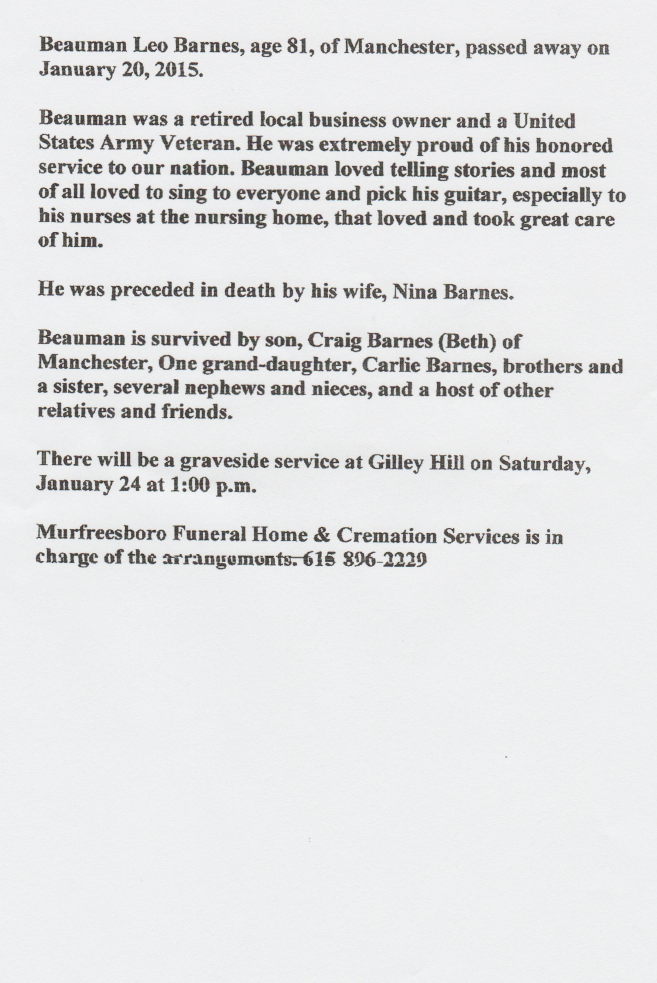
#> input picture example-repo/books/english/2.jpg, 1971 x 2949 px (shown at 1/3 size)
$ python -i __init__.py   (imports and definitions only)   (older library calls are emulated)
#> lines starting #> are read from the running program, lines starting #| are printed output that depends on the picture; after the words box and inside, x2 and y2 are one past the last pixel; in counts of white or black regions, pixels touching at a corner belong together
### docimage/preprocessing.py
# -*- coding: utf-8 -*-
"""
pre-processing and pattern matching.
This python module can perform the following functions:
1. Binarization - method binary_img(img) performs this function
2. Skew correction - method skew_correction(img) performs this function
Need to introduce machine learning of some sort to make the skew correction
method run faster :(
Or... A simple fix would be to resize the image first, and then apply the skew
correction method! That'll probably take lesser time...
Resizing is yielding better results.
"""

import cv2
import numpy as np
from scipy.stats import mode

kernel = np.ones((5,5),np.uint8)
clahe = cv2.createCLAHE(clipLimit=2.0, tileGridSize=(8,8))

"""
Method to binarize an image
Input: Grayscale image
Output: Binary image
The nature of the output is such that the text(foreground) has a colour
value of (255,255,255), and the background has a value of (0,0,0).
"""
def binary_img(img):

    #img_erode = cv2.dilate(img,kernel,iterations = 2)
    blur=cv2.medianBlur(img,5)

    #mask1 = np.ones(img.shape[:2],np.uint8)
    """Applying histogram equalization"""
    cl1 = clahe.apply(blur)

    circles_mask = cv2.dilate(cl1,kernel,iterations = 1)
    circles_mask = (255-circles_mask)

    thresh = 1
    circles_mask = cv2.threshold(circles_mask, thresh, 255, cv2.THRESH_BINARY)[1]

    edges = cv2.Canny(cl1,100,200)

    edges = cv2.bitwise_and(edges,edges,mask=circles_mask)

    dilation = cv2.dilate(edges,kernel,iterations = 1)

    display = cv2.bitwise_and(img,img,mask=dilation)

    cl2 = clahe.apply(display)
    cl2 = clahe.apply(cl2)

    ret,th = cv2.threshold(cl2,0,255,cv2.THRESH_BINARY+cv2.THRESH_OTSU)
    th = 255 - th

    thg = cv2.adaptiveThreshold(display,255,cv2.ADAPTIVE_THRESH_GAUSSIAN_C,\
            cv2.THRESH_BINARY,11,2)

    #final = cv2.bitwise_and(dilation,dilation,mask=th)

    finalg = cv2.bitwise_and(dilation,dilation,mask=thg)

    finalg = 255 - finalg

    abso = cv2.bitwise_and(dilation,dilation,mask=finalg)

    return abso

"""
Method to resize the image. This is going to help in reducing the number
of computations, as the size of data will reduce.
"""

# [8 lines left out: function resize, not called in this run]

"""
Method to correct the skew of an image
Input: Binary image
Output: Skew corrected binary image
The nature of the output is such that the binary image is rotated appropriately
to remove any angular skew.
Find out the right place to insert the resizing method call.
Try to find one bounding rectangle around all the contours
"""

# [137 lines left out: function skew_correction, not called in this run]

def preprocess(img):
    return skew_correction(img)

cv2.waitKey(0)
cv2.destroyAllWindows()

### docimage/__init__.py
import cv2
import json
import logging
import numpy as np
import sys
from pprint import pprint

import os
from PIL import Image

import preprocessing
from backend import data_containers

# [4 lines not run here, left out]


class DisjointRectangles:
    def __init__(self, segments = []):
        self.img_targets = []
        self.merge(segments)

    # [21 lines left out: functions overlap, insert, not called in this run]

    def merge(self, segments):
        merged = [r for r in segments if self.insert(r)]
        return merged

    def get(self, i):
        return self.img_targets[i] if i >= 0 and i < len(self.img_targets) else None

    # [4 lines left out: function remove, not called in this run]


class DocImage:
    def __init__(self, imgfile = None, workingImgFile = None):
        self.fname = ""
        self.working_img_rgb = None
        self.working_img_gray = None
        self.img_rgb = None
        self.img_gray = None
        self.w = 0
        self.h = 0
        self.ww = 0
        self.wh = 0

        if imgfile:
            #print "DocImage: loading ", imgfile
            self.update_image_file(imgfile)
        if workingImgFile:
            #print "DocImage: loading ", origImgFile
            self.update_working_file(workingImgFile)

    def update_image_file(self, imgfile):
        self.fname = imgfile
        self.img_rgb = cv2.imread(self.fname)
        self.init()

    def update_working_file(self, workingImgFile):
        self.fname = workingImgFile
        self.working_img_rgb = cv2.imread(self.fname)
        if (self.working_img_rgb is None) :
            temp_img = cv2.cvtColor(self.img_rgb, cv2.COLOR_RGB2BGR)
            pil_im = Image.fromarray(temp_img)
            self.working_img_rgb = DocImage.resize(pil_im, (1920, 1080), False)
            self.working_img_rgb = cv2.cvtColor(np.array(pil_im), cv2.COLOR_RGB2BGR)

            cv2.imwrite(workingImgFile, self.working_img_rgb)
        self.working_img_gray = cv2.cvtColor(self.working_img_rgb, cv2.COLOR_BGR2GRAY)
        self.ww, self.wh = self.working_img_gray.shape[::-1]
        logging.info("W width = " + str(self.ww) + ", W ht = " + str(self.wh))

    def init(self):
        self.img_gray = cv2.cvtColor(self.img_rgb, cv2.COLOR_BGR2GRAY)
        self.img_bin = preprocessing.binary_img(self.img_gray)
        self.w, self.h = self.img_gray.shape[::-1]
        logging.info("width = " + str(self.w) + ", ht = " + str(self.h))

    def from_image(self, img_cv):
        self.img_rgb = img_cv
        self.init()

    # [9 lines left out: function from_path, not called in this run]

    @staticmethod
    def resize( img, box, fit):
        '''Downsample the image.
        @param img: Image -  an Image-object
        @param box: tuple(x, y) - the bounding box of the result image
        @param fix: boolean - crop the image to fill the box
        @param out: file-like-object - save the image into the output stream
        '''
        #preresize image with factor 2, 4, 8 and fast algorithm
        factor = 1
        while img.size[0]/factor > 2*box[0] and img.size[1]*2/factor > 2*box[1]:
            factor *=2

        if factor > 1:
            img.thumbnail((img.size[0]/factor, img.size[1]/factor), Image.NEAREST)

        #calculate the cropping box and get the cropped part
        if fit:
            x1 = y1 = 0
            x2, y2 = img.size
            wRatio = 1.0 * x2/box[0]
            hRatio = 1.0 * y2/box[1]
            if hRatio > wRatio:
                y1 = int(y2/2-box[1]*wRatio/2)
                y2 = int(y2/2+box[1]*wRatio/2)
            else:
                x1 = int(x2/2-box[0]*hRatio/2)
                x2 = int(x2/2+box[0]*hRatio/2)
            img = img.crop((x1,y1,x2,y2))

        #Resize the image with best quality algorithm ANTI-ALIAS
        img.thumbnail(box, Image.ANTIALIAS)
        return img

        #save it into a file-like object
    #    img.save(out, "JPEG", quality=100)
    #resize

    def save(self, dstfile):
        cv2.imwrite(dstfile, self.img_rgb)

    # [34 lines left out: functions find_matches, snippet, find_recurrence, not called in this run]

    def self_to_image(self):
        return self.img_rgb


    def find_text_regions(self, show_int=0, pause_int=0):

        if self.working_img_gray is None:
            img = self.img_gray
            totalArea = self.w * self.h
        else:
            img = self.working_img_gray
            totalArea = self.ww * self.wh

        kernel1 = np.ones((2,2),np.uint8)

        def show_img(name, fname):
            if int(show_int) != 0:
                screen_res = 1280.0, 720.0
                scale_width = screen_res[0] / fname.shape[1]
                scale_height = screen_res[1] / fname.shape[0]
                scale = min(scale_width, scale_height)
                window_width = int(fname.shape[1] * scale)
                window_height = int(fname.shape[0] * scale)

                cv2.namedWindow(name, cv2.WINDOW_NORMAL)
                cv2.resizeWindow(name, window_width, window_height)

                cv2.imshow(name, fname)
            if int(pause_int) != 0:
                cv2.waitKey(0)

        show_img('Output0',img)

        ret,th1 = cv2.threshold(img,127,255,cv2.THRESH_BINARY)
        show_img('Global Thresholding (v = 127)', th1)

        crop_img = th1[5:th1.shape[0]-10, 5:th1.shape[1]-10]
        show_img('CroppedOutput',crop_img)

        img= cv2.copyMakeBorder(crop_img,5,5,5,5,cv2.BORDER_CONSTANT,value=(0,0,0))
        show_img('BorderedOutput',img)

        boxes_temp = np.zeros(img.shape[:2],np.uint8)
        logging.info("boxes generated")

        binary = 255-img;

        dilation = cv2.dilate(binary,kernel1,iterations = 1)
        show_img('Dilation', dilation)

        dilation = cv2.dilate(dilation,kernel1,iterations = 1)
        show_img('Dilation2', dilation)

        if self.working_img_gray is None:
            factorX = float(1.0)
            factorY = float(1.0)
        else:
            factorX = float(self.w) / float(self.ww)
            factorY = float(self.h) / float(self.wh)
#        logging.info("factorx:"+str(factorX)+"factory:"+str(factorY))

# Bounds are a guess work, more can be on it.
        lower_bound = totalArea / 3000;
        upper_bound = totalArea / 4;


        ret,thresh = cv2.threshold(dilation,127,255,0)
        contours, hierarchy = cv2.findContours(thresh,cv2.RETR_TREE,cv2.CHAIN_APPROX_SIMPLE)

        for c in contours:
            x,y,w,h = cv2.boundingRect(c)
            if (((w*h) <= lower_bound or (w*h) >= upper_bound)) :
                continue
            cv2.rectangle(boxes_temp,(x,y),(x+w,y+h),(255,0,0),-1)

        show_img('Boxes_temp',boxes_temp)
        print("Contours Len = "+str(len(contours)))

# [11 lines of commented-out code are left out]


        allsegments = []

        ret,thresh = cv2.threshold(boxes_temp,127,255,0)
        contours, hierarchy = cv2.findContours(thresh,cv2.RETR_TREE,cv2.CHAIN_APPROX_SIMPLE)

        print("Lower="+str(lower_bound)+" Upper="+str(upper_bound))

        print("Contours 3 Len = "+str(len(contours)))

        for c in contours:
            coordinates = {'x': 0, 'y':0, 'h':0, 'w':0, 'score':float(0.0)}
            x,y,w,h = cv2.boundingRect(c)
#            logging.info("x:"+str(x)+"y:"+str(y)+"w:"+str(w)+"h"+str(h))
            if (((w*h) <= lower_bound or (w*h) >= upper_bound)) :
                continue
            cv2.rectangle(boxes_temp,(x,y),(x+w,y+h),(255,0,0),1)

            coordinates['x'] = int(x * factorX)
            coordinates['y'] = int(y * factorY)
            coordinates['w'] = int(w * factorX)
            coordinates['h'] = int(h * factorY)

#            logging.info("x*:"+str(coordinates['x'])+"y:"+str(coordinates['y'])+"w:"+str(coordinates['w'])+"h"+str(coordinates['h']))
            allsegments.append(data_containers.Rectangle.from_details(x=coordinates['x'], y=coordinates['y'], w=coordinates['w'], h=coordinates['h']))

        show_img('Boxes_temp 3',boxes_temp)

        return allsegments

    # [26 lines left out: functions add_rectangles, main, not called in this run]

def mainTEST(arg):
#> called with arg = '../example-repo/books/english/2.jpg'
    [bpath, filename] = os.path.split(arg)
    [fname, ext] = os.path.splitext(filename)

    image = Image.open(arg).convert('RGB')
#> image is the input picture: PIL image 1971x2949 RGB; mean R, G, B 226.2, 226.8, 227.6
    workingFilename = fname+"_working.jpg"
    out = file(workingFilename, "w")
    img = DocImage.resize(image, (1920,1080), False)
    img.save(out, "JPEG", quality=100)
    out.close()

    img = DocImage(arg,fname+"_working.jpg")
#> in binary_img, `edges = cv2.Canny(cl1,100,200)`:
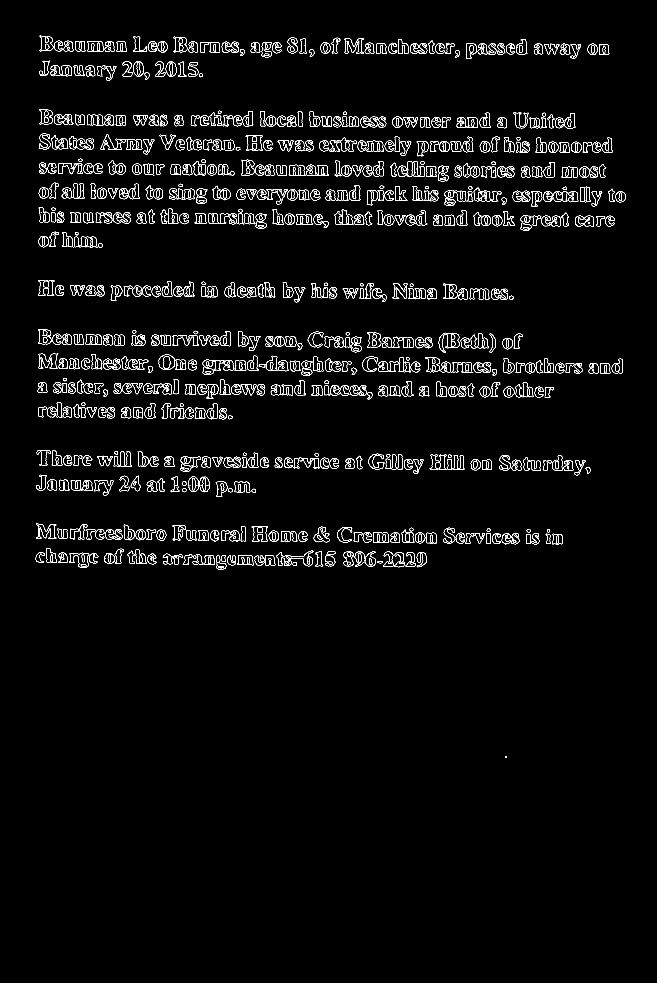
#> edges: shape (2949, 1971) (shown at 1/3 size); 2.1% white in thin lines or dots, all inside (x1, y1, x2, y2) = (107, 107, 1878, 2273)
#> in binary_img, `ret,th = cv2.threshold(cl2,0,255,cv2.THRESH_BINARY+cv2.THRESH_OTSU)`:
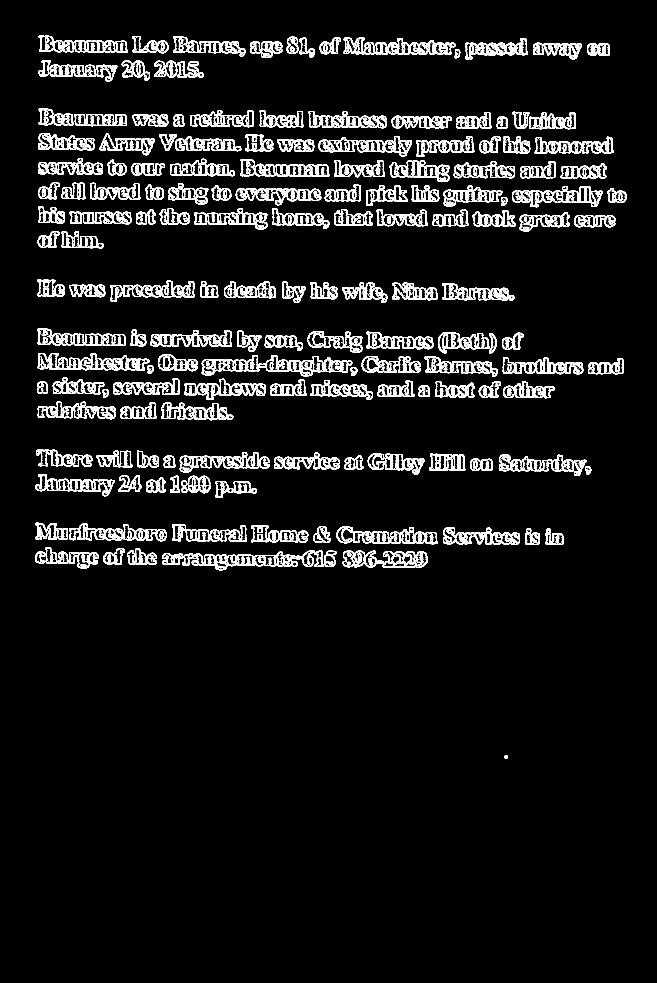
#> th: shape (2949, 1971) (shown at 1/3 size); 6.9% white; 2113 white regions (1683 under 20 px), largest, box (x1, y1, x2, y2) and area: (113, 1059, 448, 1111) 6390, (1009, 1579, 1313, 1633) 5539, (1028, 1651, 1282, 1704) 5193
#> in binary_img, `ret,th = cv2.threshold(cl2,0,255,cv2.THRESH_BINARY+cv2.THRESH_OTSU)`: ret = 96
#> in binary_img, `thg = cv2.adaptiveThreshold(display,255,cv2.ADAPTIVE_THRESH_GAUSSIAN_C..`:
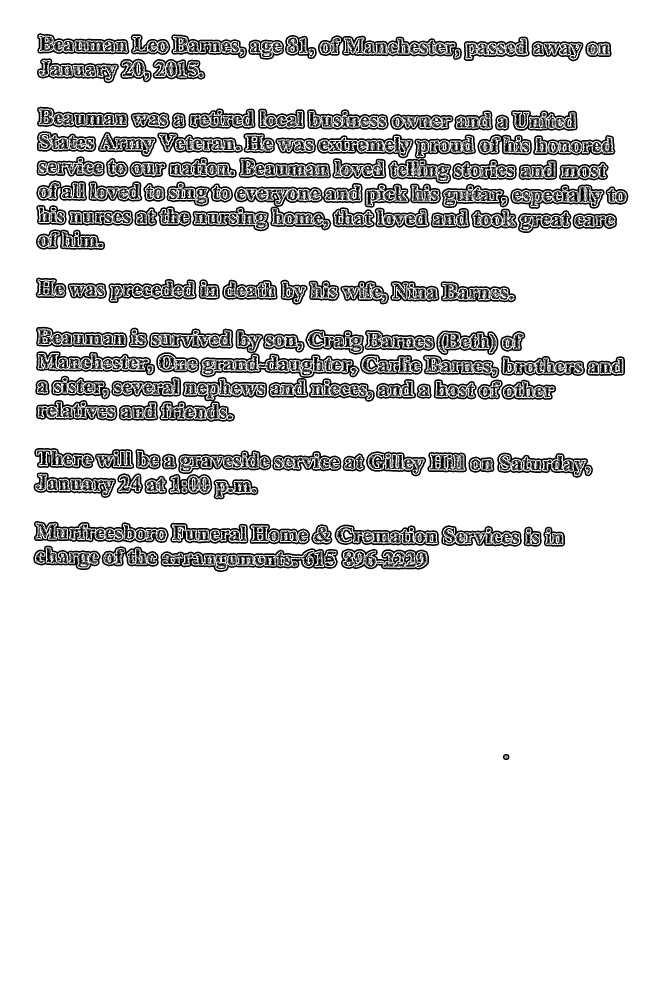
#> thg: shape (2949, 1971) (shown at 1/3 size); 88.8% white; 1994 black regions (923 under 20 px), largest, box (x1, y1, x2, y2) and area: (600, 1060, 1079, 1193) 7925, (481, 1645, 1014, 1716) 7641, (702, 549, 1088, 691) 7626
    segments = img.find_text_regions(0, 0)
#> in find_text_regions, `img= cv2.copyMakeBorder(crop_img,5,5,5,5,cv2.BORDER_CONSTANT,value=(0,..`:
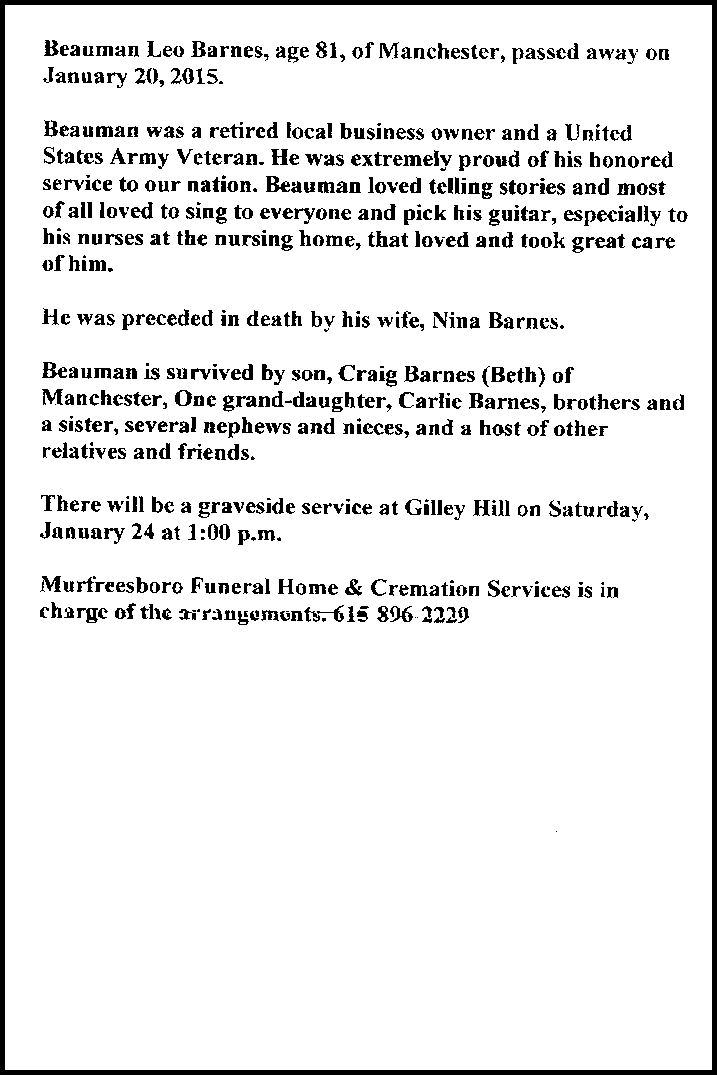
#> img: shape (1075, 717); 91.6% white; 735 black regions (94 under 20 px), largest, box (x1, y1, x2, y2) and area: (0, 0, 717, 1075) 17820, (266, 176, 290, 192) 207, (42, 362, 67, 378) 199
#> in find_text_regions, `dilation = cv2.dilate(dilation,kernel1,iterations = 1)`:
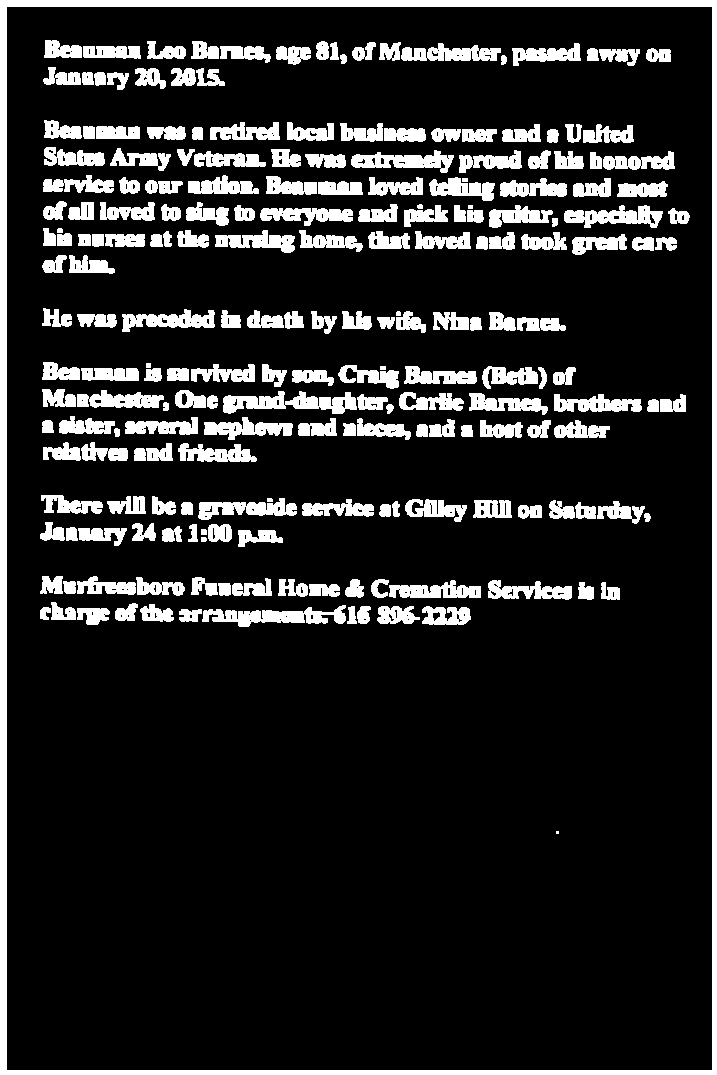
#> dilation: shape (1075, 717); 14.8% white; 216 white regions (1 under 20 px)
#> in find_text_regions, `contours, hierarchy = cv2.findContours(thresh,cv2.RETR_TREE,cv2.CHAIN_..`: contours = 648 contours, 404 with area under 20; largest, box (x1, y1, x2, y2) and area: (0, 0, 717, 1075) 768984, (6, 6, 713, 1071) 751182, (223, 391, 357, 414) 1544, (202, 605, 346, 627) 1420, (564, 205, 663, 228) 1204
#> the loop in find_text_regions, `for c in contours:` made 648 passes
#> (x, y, w, h) on passes 2, 4, 5: (6, 6, 707, 1065), (179, 609, 23, 13), (189, 614, 4, 5)
#> after the loop in find_text_regions, `for c in contours:`:
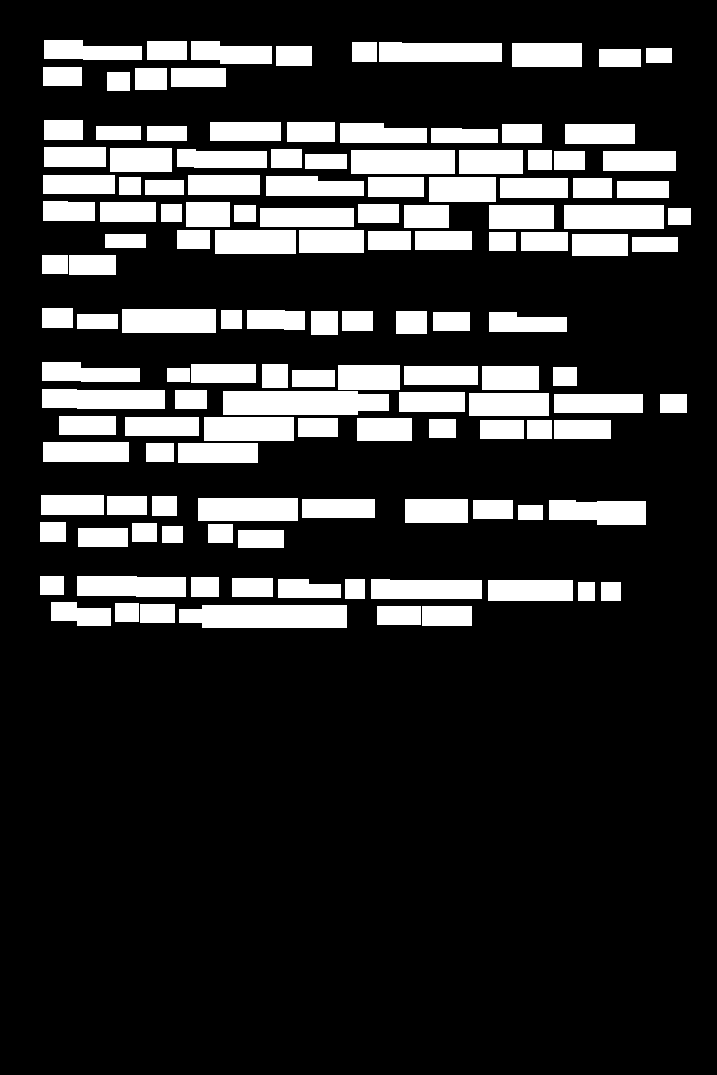
#> boxes_temp: shape (1075, 717); 18.8% white; 134 white regions
#| Contours Len = 648
#> in find_text_regions, `contours, hierarchy = cv2.findContours(thresh,cv2.RETR_TREE,cv2.CHAIN_..`: contours = 134 contours; largest, box (x1, y1, x2, y2) and area: (223, 391, 389, 415) 3579, (179, 605, 347, 628) 3468, (351, 150, 455, 174) 2369, (564, 205, 664, 229) 2277, (379, 42, 502, 62) 2218
#| Lower=259.92 Upper=194940.0
#| Contours 3 Len = 134
#> the loop in find_text_regions, `for c in contours:` made 1 pass
#> (c, x, y, w, h) on pass 1: ([[422, 606], [422, 625], [471, 625], [471, 606]], 422, 606, 50, 20)
#> after the loop in find_text_regions, `for c in contours:`: allsegments = []

    first_snippet = img.snippet(segments[5])
    cv2.imshow('First snippet', first_snippet.img_rgb)
    cv2.waitKey(0)
    first_snippet.save(fname + "_snippet1.jpg")

    anno_img = DocImage()
    anno_img.from_image(img.img_rgb)
    anno_img.add_rectangles(segments)
#    img.annotate(img.find_sections(1,1))
    #img.annotate(img.find_segments(1,1))

    screen_res = 1280.0, 720.0
    scale_width = screen_res[0] / anno_img.w
    scale_height = screen_res[1] / anno_img.h
    scale = min(scale_width, scale_height)
    window_width = int(anno_img.w * scale)
    window_height = int(anno_img.h * scale)

    cv2.namedWindow('Final image', cv2.WINDOW_NORMAL)
    cv2.resizeWindow('Final image', window_width, window_height)

    cv2.imshow('Final image', anno_img.img_rgb)
    cv2.waitKey(0)


    cv2.destroyAllWindows()


# [3 lines not run here, left out]

#> (the run stopped early here; a loop or call above may not have finished)
